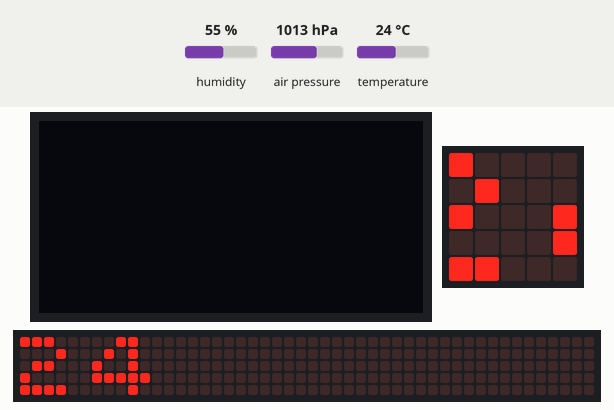
Recording of a program running on a simulated BBC micro:bit (MakeCode). Shown: 128×64 one-colour display, the board's 5×5 LED display, a strip that is not on the board, showing the scrolling text unrolled. The test bench sets the inputs (shaded band); at power-on: humidity 55 %, air pressure 1013 hPa, temperature 24 °C. The 48×5 strip is a reading aid, not a part: it shows the text the display is scrolling, unrolled, one strip-width of it at a time.

Above: at 1.2 s.
1.3 s: humidity set to 22 %
At 5.2 s:
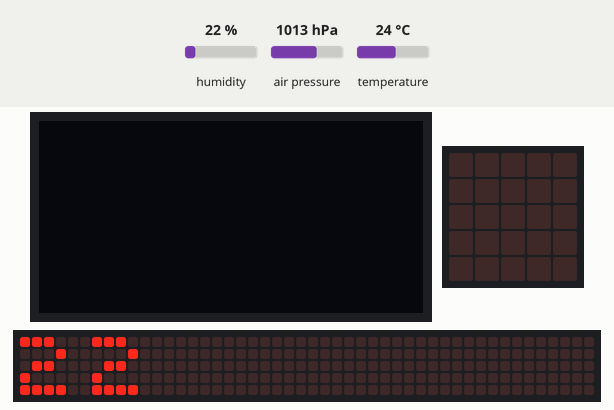
11.5 s: air pressure set to 952 hPa
At 19.76 s:
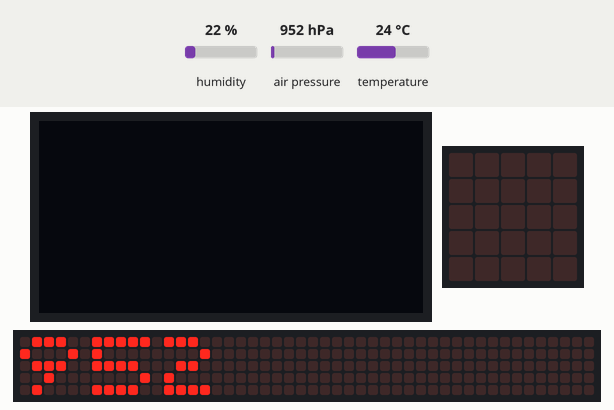
21.7 s: temperature set to 12 °C
At 31.24 s:
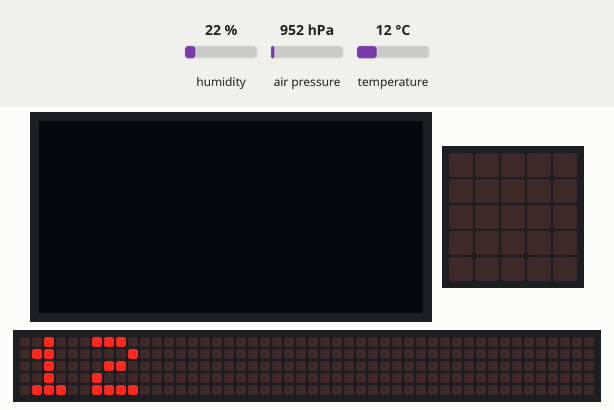
32.5 s: humidity set to 40 %
At 36.27 s:
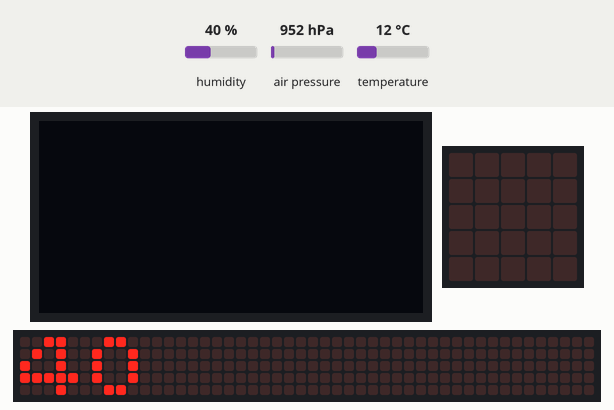

Measured:
- what the display in image 1 shows lasts 0.4 s, from 5.0 s to 5.4 s
- what the display in image 2 shows lasts 0.5 s, from 19.5 s to 20.0 s

The program:

main.ts
```typescript
OLED.init(128, 64)
basic.forever(function () {
    basic.showNumber(Environment.octopus_BME280(Environment.BME280_state.BME280_temperature_C))
    basic.showNumber(Environment.octopus_BME280(Environment.BME280_state.BME280_humidity))
    basic.showNumber(Environment.octopus_BME280(Environment.BME280_state.BME280_pressure))
    basic.pause(1000)
    OLED.clear()
})
```

test.ts
```typescript
// テストはここに来ます。このパッケージが拡張機能として使用されるときにはコンパイルされません。
```
